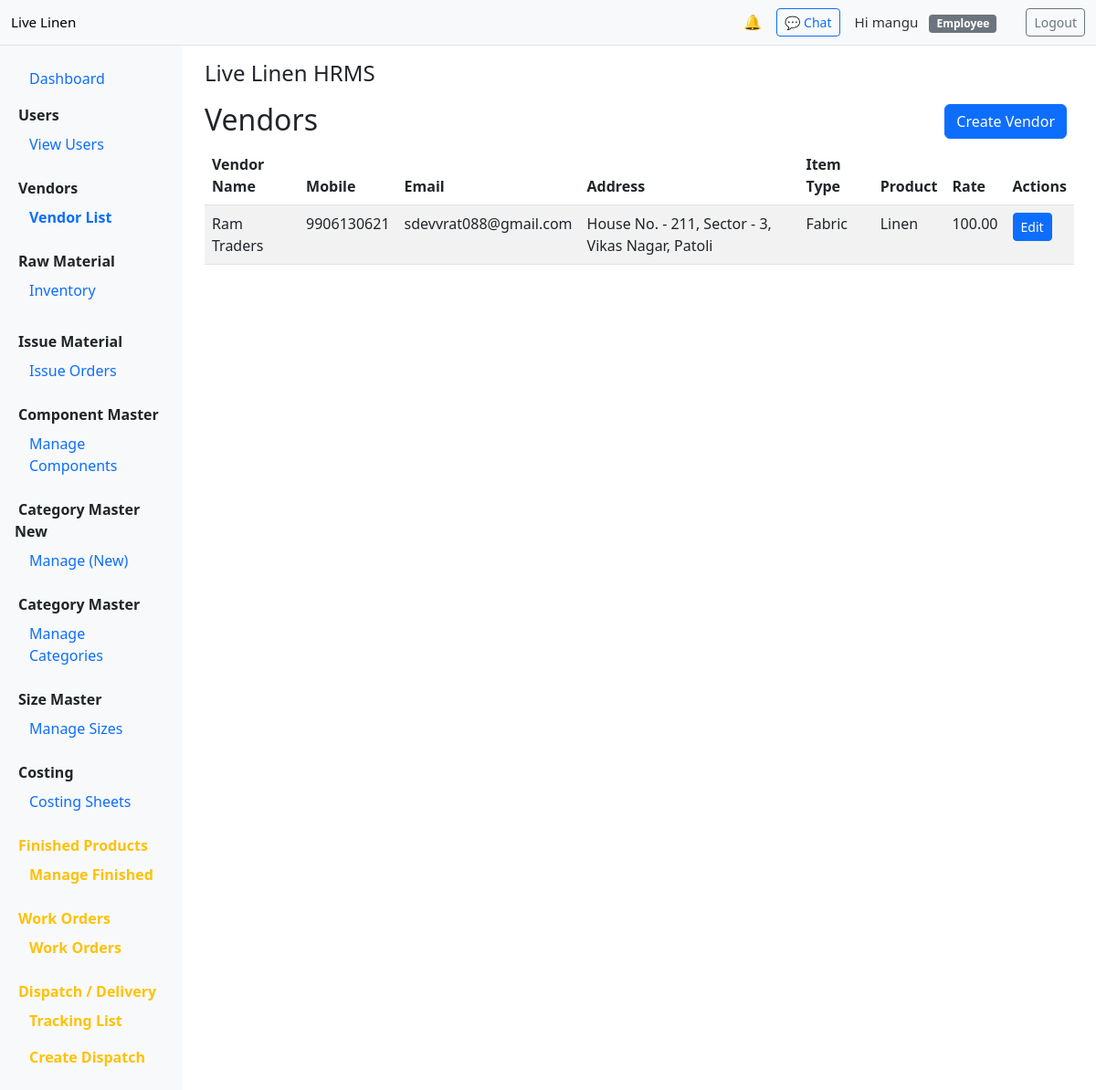
The page /vendors/ (signed in) on the database its author committed.
### vendors/models.py (models this page shows, shortened)
class Vendor(models.Model):
    ITEM_CHOICES = [
        ('Fabric', 'Fabric'),
        ('Accessories', 'Accessories'),
        ('Print', 'Print'),
        ('Dyeing', 'Dyeing'),
    ]
    vendor_name = models.CharField(max_length=200)
    mobile_no = models.CharField(max_length=15, blank=True)
    email = models.EmailField(blank=True)
    address = models.TextField(blank=True)
    item_type = models.CharField(max_length=32, choices=ITEM_CHOICES)
    product = models.CharField(max_length=200)
    rate = models.DecimalField(max_digits=12, decimal_places=2, help_text='Rate per unit')
    created_at = models.DateTimeField(auto_now_add=True)

### vendors/views.py (the view)
# urls.py: path("", views.vendor_list, name="list"),
@login_required
def vendor_list(request):
    vendors = Vendor.objects.all().order_by("-created_at")
    can_edit = request.user.is_superuser or request.user.groups.filter(name__in=["Admin", "Manager"]).exists()
    can_create = request.user.is_superuser or request.user.groups.filter(name__in=["Admin", "Manager", "Employee"]).exists()
    can_delete = request.user.is_superuser or request.user.groups.filter(name="Admin").exists()
    return render(
        request,
        "vendors/vendor_list.html",
        {
            "vendors": vendors,
            "can_edit": can_edit,
            "can_create": can_create,
            "can_delete": can_delete,
        },
    )

### core/context_processors.py (called while the page is built)
def unread_notifications_count(request):
    if not getattr(request, 'user', None) or not request.user.is_authenticated:
        return {'unread_notifications_count': 0}
    try:
        unread = request.user.notifications.filter(is_read=False).count()
    except Exception:
        unread = 0
    return {'unread_notifications_count': unread}

### templates/vendors/vendor_list.html (shortened to what this page needs)
{% extends 'base.html' %}
{% block content %}
<h2 class="d-flex align-items-center justify-content-between">
  <span>Vendors</span>
  <span>
    {% if can_create %}
      <a class="btn btn-primary me-2" href="{% url 'vendors:create' %}">Create Vendor</a>
    {% endif %}
  </span>
</h2>
<table class="table table-striped">
  <thead>
    <tr>
      <th>Vendor Name</th>
      <th>Mobile</th>
      <th>Email</th>
      <th>Address</th>
      <th>Item Type</th>
      <th>Product</th>
      <th>Rate</th>
      <th>Actions</th>
    </tr>
  </thead>
  <tbody>
    {% for v in vendors %}
      <tr>
        <td>{{ v.vendor_name }}</td>
        <td>{{ v.mobile_no }}</td>
        <td>{{ v.email }}</td>
        <td>{{ v.address|default:"—" }}</td>
        <td>{{ v.item_type }}</td>
        <td>{{ v.product }}</td>
        <td>{{ v.rate }}</td>
        <td>
          {% if can_edit %}
            <a class="btn btn-sm btn-primary" href="{% url 'vendors:edit' v.pk %}">Edit</a>
          {% endif %}
        </td>
      </tr>
    {% empty %}
      <tr><td colspan="8">No vendors yet.</td></tr>
    {% endfor %}
  </tbody>
</table>
{% endblock %}

### templates/base.html (shortened to what this page needs)
{% load static %}
<!doctype html>
<html>
<head>
  <link href="https://cdn.jsdelivr.net/npm/bootstrap@5.3.0/dist/css/bootstrap.min.css" rel="stylesheet">
</head>
<body>
<nav class="navbar navbar-expand-lg navbar-light bg-light border-bottom">
  <div class="container-fluid">
    {% url 'core:dashboard' as core_dashboard_url %}
    <a class="navbar-brand brand-small" href="{% if request.user.is_authenticated %}{{ core_dashboard_url|default:'#' }}{% else %}#{% endif %}">Live Linen</a>
    <div class="d-flex align-items-center ms-auto gap-3">
      {% if user.is_authenticated %}
        {% url 'workorders:notifications' as workorders_notifications_url %}
        <div>
          <a href="{{ workorders_notifications_url|default:'#' }}" class="text-decoration-none notif-bell" title="Notifications">
            🔔
          </a>
        </div>
        {% url 'chat:room' as chat_room_url %}
        <div>
          <a href="{{ chat_room_url|default:'#' }}" class="btn btn-outline-primary btn-sm notif-chat" title="Chat">
            💬 Chat
          </a>
        </div>
        <div class="me-3 user-greet">
          Hi {{ user.get_full_name|default:user.username }}
          {% if user.is_superuser or perms.components.add_costcomponent %}
            <span class="ms-2 badge bg-primary role-badge">Admin</span>
          {% else %}
            <span class="ms-2 badge bg-secondary role-badge">Employee</span>
          {% endif %}
        </div>
        {% url 'logout' as logout_url %}
        <div>
          <a class="btn btn-outline-secondary btn-sm" href="{{ logout_url|default:'#' }}">Logout</a>
        </div>
      {% else %}
        {% url 'login' as login_url %}
        <a class="btn btn-primary btn-sm" href="{{ login_url|default:'#' }}">Login</a>
      {% endif %}
    </div>
  </div>
</nav>
<div class="container-fluid">
  <div class="row">
    {% if request.user.is_authenticated %}
      <nav class="col-lg-2 d-none d-lg-block bg-light sidebar p-3">
        <ul class="nav flex-column">
          {% url 'core:dashboard' as core_dashboard_url %}
          <li class="nav-item mb-2">
            <a class="nav-link {% if request.path == '/dashboard/' %}active{% endif %}" href="{{ core_dashboard_url|default:'#' }}">Dashboard</a>
          </li>
          <li class="nav-item"><strong class="px-1">Users</strong></li>
          {% url 'core:create_user' as core_create_user_url %}
          {% url 'core:user_list' as core_user_list_url %}
          <li class="nav-item">
            <a class="nav-link {% if request.path == '/dashboard/users/' %}active{% endif %}" href="{{ core_user_list_url|default:'#' }}">View Users</a>
          </li>
          <li class="nav-item mt-3"><strong class="px-1">Vendors</strong></li>
          {% url 'vendors:create' as vendors_create_url %}
          {% url 'vendors:list' as vendors_list_url %}
          <li class="nav-item">
            <a class="nav-link {% if request.path == '/vendors/' %}active{% endif %}" href="{{ vendors_list_url|default:'#' }}">Vendor List</a>
          </li>
          <li class="nav-item mt-3"><strong class="px-1">Raw Material</strong></li>
          {% url 'rawmaterials:inventory' as rm_inventory_url %}
          <li class="nav-item">
            <a class="nav-link {% if request.path|slice:'0:13' == '/rawmaterials' %}active{% endif %}" href="{{ rm_inventory_url|default:'#' }}">Inventory</a>
          </li>
              {% url 'rawmaterials:fabric_create' as fabric_create_url %}
              {% url 'rawmaterials:accessory_create' as accessory_create_url %}
              {% url 'rawmaterials:printed_create' as printed_create_url %}
          <li class="nav-item mt-3"><strong class="px-1">Issue Material</strong></li>
          {% url 'issue_material:issue_list' as issue_list_url %}
          <li class="nav-item">
            <a class="nav-link d-flex justify-content-between align-items-center"
               data-bs-toggle="collapse"
               href="#issueMaterialSubmenu"
               role="button"
               aria-expanded="{% if request.path|slice:'0:14' == '/issue-material' %}true{% else %}false{% endif %}"
               aria-controls="issueMaterialSubmenu">
              <span>Issue Orders</span>
            </a>
                {% url 'issue_material:create_issue' as issue_create_url %}
          </li>
          <li class="nav-item mt-3"><strong class="px-1">Component Master</strong></li>
          {% url 'components:master_list' as components_master_list_url %}
          <li class="nav-item">
            <a class="nav-link d-flex justify-content-between align-items-center"
               data-bs-toggle="collapse"
               href="#componentMasterSubmenu"
               role="button"
               aria-expanded="{% if request.path|slice:'0:15' == '/components/master' %}true{% else %}false{% endif %}"
               aria-controls="componentMasterSubmenu">
              <span>Manage Components</span>
            </a>
                {% url 'components:master_create' as components_master_create_url %}
          </li>
          <li class="nav-item mt-3"><strong class="px-1">Category Master New</strong></li>
          {% url 'category_master_new:category_list' as category_master_new_list_url %}
          <li class="nav-item">
            <a class="nav-link d-flex justify-content-between align-items-center"
               data-bs-toggle="collapse"
               href="#categoryMasterNewSubmenu"
               role="button"
               aria-expanded="{% if request.path|slice:'0:18' == '/category-master-new' %}true{% else %}false{% endif %}"
               aria-controls="categoryMasterNewSubmenu">
              <span>Manage (New)</span>
            </a>
                {% url 'category_master_new:category_create' as category_master_new_create_url %}
          </li>
          <li class="nav-item mt-3"><strong class="px-1">Category Master</strong></li>
          {% url 'category_master:list' as category_master_list_url %}
          <li class="nav-item">
            <a class="nav-link d-flex justify-content-between align-items-center"
               data-bs-toggle="collapse"
               href="#categoryMasterSubmenu"
               role="button"
               aria-expanded="{% if request.path|slice:'0:16' == '/category-master' %}true{% else %}false{% endif %}"
               aria-controls="categoryMasterSubmenu">
              <span>Manage Categories</span>
            </a>
                {% url 'category_master:create' as category_master_create_url %}
          </li>
          <li class="nav-item mt-3"><strong class="px-1">Size Master</strong></li>
          {% url 'size_master:list' as size_master_list_url %}
          <li class="nav-item">
            <a class="nav-link d-flex justify-content-between align-items-center"
               data-bs-toggle="collapse"
               href="#sizeMasterSubmenu"
               role="button"
               aria-expanded="{% if request.path|slice:'0:12' == '/size-master' %}true{% else %}false{% endif %}"
               aria-controls="sizeMasterSubmenu">
              <span>Manage Sizes</span>
            </a>
                {% url 'size_master:create' as size_master_create_url %}
          </li>
          <li class="nav-item mt-3"><strong class="px-1">Costing</strong></li>
          {% url 'costing_sheet:list' as costing_list_url %}
          {% url 'costing_sheet:create' as costing_create_url %}
          <li class="nav-item">
            <a class="nav-link d-flex justify-content-between align-items-center"
               data-bs-toggle="collapse"
               href="#costingSubmenu"
               role="button"
               aria-expanded="{% if request.path|slice:'0:8' == '/costing' %}true{% else %}false{% endif %}"
               aria-controls="costingSubmenu">
              <span>Costing Sheets</span>
            </a>
          </li>
          <li class="nav-item mt-3"><strong class="px-1 section-yellow">Finished Products</strong></li>
          {% url 'finished_products:product_list' as fp_list_url %}
          <li class="nav-item">
            <a class="nav-link d-flex justify-content-between align-items-center section-yellow"
               data-bs-toggle="collapse"
               href="#finishedProductsSubmenu"
               role="button"
               aria-expanded="{% if request.path|slice:'0:17' == '/finished-products' %}true{% else %}false{% endif %}"
               aria-controls="finishedProductsSubmenu">
              <span class="section-yellow">Manage Finished</span>
            </a>
                {% url 'finished_products:product_create' as fp_create_url %}
          </li>
          <li class="nav-item mt-3"><strong class="px-1 section-yellow">Work Orders</strong></li>
          {% url 'workorders:list' as workorders_list_url %}
          <li class="nav-item">
            <a class="nav-link section-yellow {% if request.path|slice:'0:11' == '/workorders' %}active{% endif %}" href="{{ workorders_list_url|default:'#' }}">Work Orders</a>
          </li>
          {% if user.is_authenticated %}
            {% url 'dispatch:tracking' as dispatch_list_url %}
            {% url 'dispatch:new' as dispatch_new_url %}
            <li class="nav-item mt-3"><strong class="px-1 section-yellow">Dispatch / Delivery</strong></li>
            <li class="nav-item">
              <a class="nav-link d-flex justify-content-between align-items-center section-yellow {% if request.path|slice:'0:9' == '/dispatch' %}active{% endif %}" href="{{ dispatch_list_url|default:'#' }}">
                <span class="section-yellow">Tracking List</span>
              </a>
            </li>
            <li class="nav-item">
              <a class="nav-link section-yellow {% if request.path|slice:'0:13' == '/dispatch/new' %}active{% endif %}" href="{{ dispatch_new_url|default:'#' }}">Create Dispatch</a>
            </li>
          {% endif %}
        </ul>
      </nav>
    {% endif %}
    <main class="col-lg-10 content-area">
      <div class="container">
        <div class="d-flex justify-content-between align-items-center mb-3">
          <div>
            <h4 class="mb-0">{% block page_title %}Live Linen HRMS{% endblock %}</h4>
          </div>
        </div>
        {% block content %}{% endblock %}
      </div>
    </main>
  </div>
</div>
</body>
</html>

### templates/base.html (style rules this page uses)
body { min-height: 100vh; background: #ffffff; }
.sidebar { min-height: 85vh; }
.content-area { padding-top: 1rem; }
.nav-link.active { font-weight: 600; }
.brand-small { font-size: 0.95rem; }
.user-greet { font-size: 0.95rem; color: #333; }
.role-badge { font-size: 0.75rem; padding: 0.25rem 0.5rem; border-radius: 0.25rem; }
.notif-bell, .notif-chat { position: relative; display: inline-block; }
.section-yellow { color: #ffc107; font-weight: 600; }

### rows shown on the page
Vendor: vendor_name "Ram Traders", mobile_no "9906130621", email "sdevvrat088@gmail.com", address "House No. - 211, Sector - 3, Vikas Nagar, Patoli", item_type "Fabric", product "Linen", rate "100.00"

### other values the page prints
{{ user.get_full_name|default:user.username }} "mangu"
